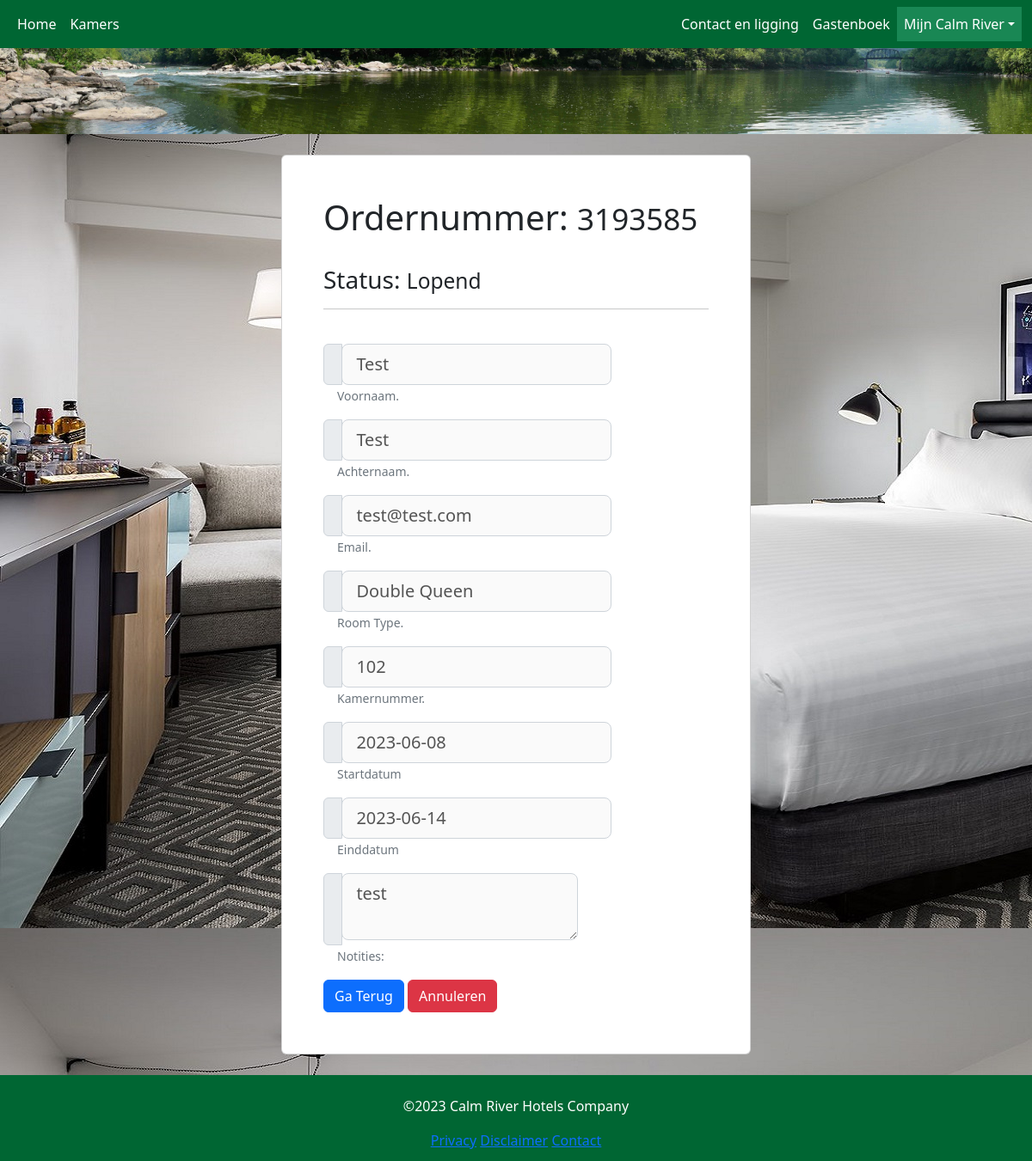
The app's page /my-profile/bookings/show/3193585 (signed in) with its own data.
### models/Bookings_customer.py (models this page shows, shortened)
class Bookings_customer(db.Model):
    __tablename__ = 'bookings_customers'
    id = db.Column(db.Integer, primary_key=True)
    booking_id = db.Column(db.Integer, db.ForeignKey('bookings.id'), index=True)
    user_id = db.Column(db.Integer, db.ForeignKey('users.id'), index=True)
    customer_id = db.Column(db.Integer, db.ForeignKey('customers.id'), index=True)
    created_at = db.Column(db.DateTime, nullable=True, unique=False, index=False, default=datetime.utcnow)
    updated_at = db.Column(db.DateTime, nullable=True, unique=False, index=False, default=datetime.utcnow)
    booking = db.relationship('Booking', backref='bookings_customers')
    customer = db.relationship('Customer', backref='bookings_customers')

### models/Booking.py (models this page shows, shortened)
class Booking(db.Model):
    __tablename__ = 'bookings'
    id = db.Column(db.Integer, primary_key=True)
    room_id = db.Column(db.Integer, db.ForeignKey('rooms.id'), index=True)
    start = db.Column(db.String, nullable=False, unique=False, index=False, default=datetime.utcnow)
    end = db.Column(db.String, nullable=False, unique=False, index=False, default=datetime.utcnow)
    is_reservation = db.Column(db.Boolean(), default=False, index=True)
    is_paid = db.Column(db.Boolean(), default=False, index=True)
    notes = db.Column(db.Text, nullable=True, index=True)
    order_number = db.Column(db.Integer, index=True)
    created_at = db.Column(db.DateTime, nullable=True, unique=False, index=False, default=datetime.utcnow)
    updated_at = db.Column(db.DateTime, nullable=True, unique=False, index=False, default=datetime.utcnow)
    room = db.relationship('Room', backref='bookings')

### models/Customer.py (models this page shows, shortened)
class Customer(db.Model, UserMixin):
    __tablename__ = 'customers'
    id = db.Column(db.Integer, primary_key=True)
    first_name = db.Column(db.String(64), index=True)
    last_name = db.Column(db.String(64), index=True)
    email = db.Column(db.String(128))
    created_at = db.Column(db.DateTime, nullable=True, unique=False, index=False, default=datetime.utcnow)
    updated_at = db.Column(db.DateTime, nullable=True, unique=False, index=False, default=datetime.utcnow)

### models/Room_type.py (models this page shows, shortened)
class Room_type(db.Model):
    __tablename__ = 'room_types'
    id = db.Column(db.Integer, primary_key=True)
    name = db.Column(db.String(255), index=True)
    slug = db.Column(db.String(255), index=True)
    max_persons = db.Column(db.Integer, index=True)
    bed_persons = db.Column(db.Integer, index=True)
    has_bath = db.Column(db.Integer, index=True)
    has_wifi = db.Column(db.Integer, index=True)
    price = db.Column(db.Float, index=True)
    description = db.Column(db.Text, index=True)
    created_at = db.Column(db.DateTime, nullable=True, unique=False, index=False, default=datetime.utcnow)
    updated_at = db.Column(db.DateTime, nullable=True, unique=False, index=False, default=datetime.utcnow)

### models/Room.py (models this page shows, shortened)
class Room(db.Model):
    __tablename__ = 'rooms'
    id = db.Column(db.Integer, primary_key=True)
    number = db.Column(db.Integer, unique=True, index=True)
    room_type_id = db.Column(db.Integer, db.ForeignKey('room_types.id'), index=True)
    created_at = db.Column(db.DateTime, nullable=True, unique=False, index=False, default=datetime.utcnow)
    updated_at = db.Column(db.DateTime, nullable=True, unique=False, index=False, default=datetime.utcnow)
    room_type = db.relationship('Room_type', backref='rooms')

### blueprints/bookings/views.py (the view)
@bookings_bp.route('/my-profile/bookings/show/<order_number>', methods=['GET', 'POST'])
@login_required
def booking_show(order_number):
    active_page = 'my_calm_river'
    today = date.today().strftime("%Y-%m-%d")
    page = request.args.get('page', 1, type=int)
    query = db.session.query(Bookings_customer, Customer, Booking, Room, Room_type).join(
        Bookings_customer.booking).join(Bookings_customer.customer).join(
        Booking.room).join(Room.room_type)
    if current_user.is_admin == 1:
        query = query.filter(Booking.order_number == order_number)
    elif current_user.is_admin == 0:
        query = query.filter(Bookings_customer.user_id == current_user.id)
    results = query.paginate(page=page, per_page=ROWS_PER_PAGE)
    if not results.items:
        flash('De boeking bestaat niet!', 'danger')
        return redirect(url_for('bookings_bp.booking_index'))
    return render_template('bookings_show.html', active_page=active_page, results=results, today=today)

### models/User.py (called while the page is built)
    @login_manager.user_loader
    def load_user(user_id):
        return User.query.get(user_id)

### blueprints/bookings/templates/bookings_show.html (shortened to what this page needs)
{% extends "base.html" %}
{% block content %}
<div class="container mt-4 mb-4">
  <div class="row d-flex justify-content-center">
    <div class="col-12 col-md-8 col-lg-6">
      <div class="card bg-white">
        {% for result in results %}
        <div class="card-body p-5">
          <h1>Ordernummer: <small>{{ result[0].booking.order_number  }}</small> </h1> <br>
          <h3>Status: <small>{{ 'Lopend' if result[0].booking.end > today else 'Verlopen' }}</small></h3>
          <hr><br>
              <div class="mb-3">
                <div class="input-group">
                  <span class="input-group-text"></span>
                    <label>
                        <input required type="text" class="form-control-lg" placeholder="Voornaam" id="first_name" name="first_name" disabled value="{{ result[0].customer.first_name }}">
                    </label>
                </div>
                <small class="form-text ms-3 text-muted">Voornaam.</small>
              </div>
              <div class="mb-3">
                <div class="input-group">
                  <span class="input-group-text"></span>
                    <label>
                        <input required type="text" class="form-control-lg" placeholder="Achternaam" id="last_name" name="last_name" disabled value="{{ result[0].customer.last_name }}">
                    </label>
                </div>
                <small class="form-text ms-3 text-muted">Achternaam.</small>
              </div>
              <div class="mb-3">
                <div class="input-group">
                  <span class="input-group-text"></span>
                    <label>
                        <input required type="text" class="form-control-lg" placeholder="Email" id="email" name="email" disabled value="{{ result[0].customer.email }}">
                    </label>
                </div>
                <small class="form-text ms-3 text-muted">Email.</small>
              </div>
              <div class="mb-3">
                <div class="input-group">
                  <span class="input-group-text"></span>
                    <label>
                        <input required type="text" class="form-control-lg" placeholder="Room Type:" id="room_type" name="room_type" disabled value="{{ result[0].booking.room.room_type.name }}">
                    </label>
                </div>
                <small class="form-text ms-3 text-muted">Room Type.</small>
              </div>
              <div class="mb-3">
                <div class="input-group">
                  <span class="input-group-text"></span>
                    <label>
                        <input required type="text" class="form-control-lg" placeholder="Kamernummer:" id="room_number" name="room_number" disabled value="{{ result[0].booking.room.number }}">
                    </label>
                </div>
                <small class="form-text ms-3 text-muted">Kamernummer.</small>
              </div>
              <div class="mb-3">
                <div class="input-group">
                  <span class="input-group-text"></span>
                    <label>
                        <input required type="text" class="form-control-lg" placeholder="Startdatum:" id="date_start" name="date_start" disabled value="{{ result[0].booking.start }}">
                    </label>
                </div>
                <small class="form-text ms-3 text-muted">Startdatum</small>
              </div>
              <div class="mb-3">
                <div class="input-group">
                  <span class="input-group-text"></span>
                    <label>
                        <input required type="text" class="form-control-lg" placeholder="Einddatum:" id="date_end" name="date_end" disabled value="{{ result[0].booking.end }}">
                    </label>
                </div>
                <small class="form-text ms-3 text-muted">Einddatum</small>
              </div>
              <div class="mb-3">
                <div class="input-group">
                  <span class="input-group-text"></span>
                    <label>
                        <textarea class="form-control-lg" disabled>{{ result[0].booking.notes }}</textarea>
                    </label>
                </div>
                <small class="form-text ms-3 text-muted">Notities:</small>
              </div>
          <td><a class="btn btn-primary" href="/my-profile/bookings">Ga Terug</a></td>
          {% if current_user.is_admin == 1 %}
          <td>
             <a class="btn btn-danger" href="/my-profile/bookings/delete/{{ result[0].booking.order_number }}" data-bs-toggle="modal" data-bs-target="#delete">Annuleren</a>
          </td>
          {% endif %}
          </div>
        </div>
        {% endfor %}
    </div>
  </div>
</div>
{% endblock %}

### static/css/styles.css (style rules this page uses)
* { box-sizing: border-box; }
body { display: flex; flex-direction: column; min-height: 100vh; }
small { text-align: left; !important; }
select, input, textarea { border: 1px solid #ced4da; }
.input-group-text { width: 5%; padding: 0; }
.form-control-lg { width: 95%; }

### records on screen
Bookings_customer: order_number "3193585", first_name "Test", last_name "Test", email "test@test.com", room_type "Double Queen", room_number "102", date_start "2023-06-08", date_end "2023-06-14", notes "test"
Booking: end "Lopend"
